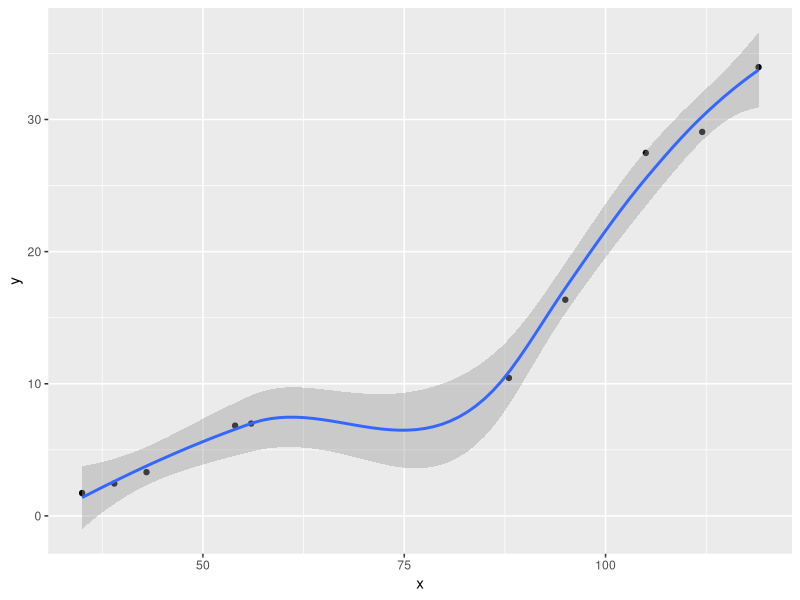

Write the R code that produced this figure.
x=c(35,39,43,54,56,88,95,105,112,119)
y=c(1.73,2.45,3.31,6.83,6.99,10.44,16.36,27.47,29.06,33.96)
cor(x, y, method = "pearson")
cor.test(x, y, method="pearson")

cor.test(x, y, method="kendall")
cor.test(x, y, method="spearman")

library(ggplot2)
dataku=data.frame(x,y)
ggplot(dataku,aes(x,y))+geom_point()+geom_smooth()
